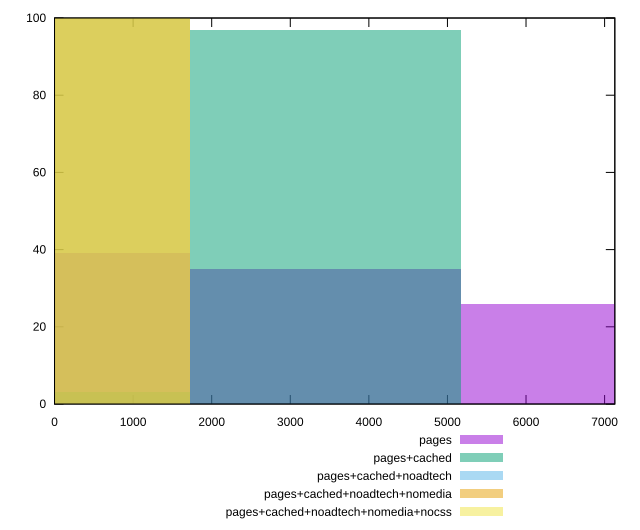

The script that saved this image:
reset

$pages <<EOF
6893.670416753601 26
0 39
3446.8352083768004 35
EOF

$pagesCached <<EOF
3446.8352083768004 97
0 3
EOF

$pagesCachedNoadtech <<EOF
0 100
EOF

$pagesCachedNoadtechNomedia <<EOF
0 100
EOF

$pagesCachedNoadtechNomediaNocss <<EOF
0 100
EOF

set key outside below
set boxwidth 3446.8352083768004
set xrange [0:7130]
set yrange [0:100]
set trange [0:100]
set style fill transparent solid 0.5 noborder
set terminal svg size 640, 530 enhanced background rgb 'white'
set output "report_00022_2021-02-20T12:08:46.964Z/unused-javascript/comparison/histogram/all_raw.svg"

plot $pages title "pages" with boxes, \
     $pagesCached title "pages+cached" with boxes, \
     $pagesCachedNoadtech title "pages+cached+noadtech" with boxes, \
     $pagesCachedNoadtechNomedia title "pages+cached+noadtech+nomedia" with boxes, \
     $pagesCachedNoadtechNomediaNocss title "pages+cached+noadtech+nomedia+nocss" with boxes

reset
